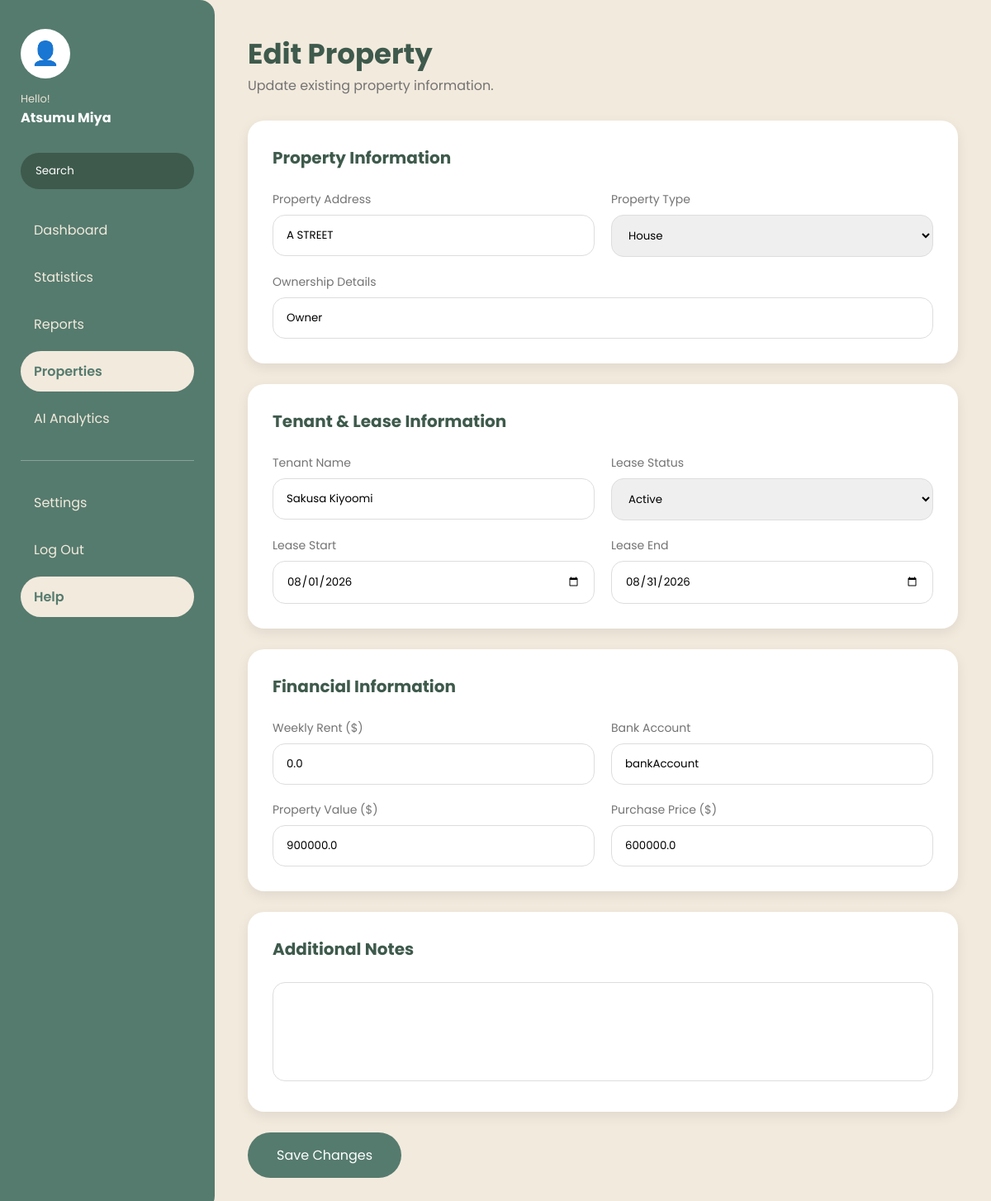
Screenshot of /edit_property/PROP005 (signed in) with the database file from the repository.
### tables this page shows
CREATE TABLE Properties(

    propertyID TEXT PRIMARY KEY,

    userID INTEGER NOT NULL,

    propertyAddress TEXT NOT NULL,

    propertyType TEXT NOT NULL,

    ownershipData TEXT NOT NULL,

    tenantName TEXT,

    leaseStatus TEXT,

    leaseStart TEXT,

    leaseEnd TEXT,

    weeklyRent REAL,

    bankAccount TEXT,

    propertyValue REAL,

    purchasePrice REAL,

    notes TEXT,

    FOREIGN KEY(userID)
        REFERENCES Users(userID)

);

### app.py (the view, shortened to what this page needs)
@app.route(
    "/edit_property/<propertyID>",
    methods=["GET", "POST"]
)
def edit_property(propertyID):
    if "userID" not in session:
        return redirect(
            url_for("login")
        )
    userID = session["userID"]
    property = get_property(
        propertyID,
        userID
    )
    if property is None:
        return redirect(
            url_for("dashboard")
        )
    return render_template(
        "edit_property.html",
        property=property
    )

### database/database.py (called while the page is built)
def connect_database():
    connection = sqlite3.connect(
        DATABASE_NAME
    )
    connection.row_factory = sqlite3.Row
    connection.execute(
        "PRAGMA foreign_keys = ON"
    )
    return connection

### database/models.py (called while the page is built)
def get_property(propertyID, userID=None):
    conn = connect_database()
    cursor = conn.cursor()
    if userID is not None:
        cursor.execute("""
            SELECT *
            FROM Properties
            WHERE propertyID = ?
            AND userID = ?
        """, (
            propertyID,
            userID
        ))
    else:
        cursor.execute("""
            SELECT *
            FROM Properties
            WHERE propertyID = ?
        """, (propertyID,))
    property_data = cursor.fetchone()
    conn.close()
    return property_data

### templates/edit_property.html (shortened to what this page needs)
<!DOCTYPE html>
<html lang="en">
<head>
<link rel="stylesheet" href="{{ url_for('static', filename='css/add_property.css') }}">
</head>
<body>
<div class="dashboard-container">
<aside class="sidebar">
<div class="user-profile">
<div class="profile-image">
👤
</div>
<p class="hello-text">
Hello!
</p>
<h3>
{{ session["name"] }}
</h3>
</div>
<div class="search-sidebar">
<input type="text" placeholder="Search">
</div>
<nav class="sidebar-menu">
<a href="{{ url_for('dashboard') }}">
Dashboard
</a>
<a href="{{ url_for('statistics') }}">
Statistics
</a>
<a href="{{ url_for('reports') }}">
Reports
</a>
<a href="{{ url_for('dashboard') }}" class="active">
Properties
</a>
<a href="{{ url_for('ai_analytics') }}">
AI Analytics
</a>
<hr>
<a href="#">
Settings
</a>
<a href="{{ url_for('logout') }}">
Log Out
</a>
<a href="{{ url_for('help_page') }}" class="active">
Help
</a>
</nav>
</aside>
<main class="main-content">
<div class="page-header">
<h1>
Edit Property
</h1>
<p>
Update existing property information.
</p>
</div>
<form method="POST">
<div class="form-card">
<h2>
Property Information
</h2>
<div class="form-grid">
<div>
<label>
Property Address
</label>
<input
type="text"
name="propertyAddress"
value="{{ property.propertyAddress }}"
required>
</div>
<div>
<label>
Property Type
</label>
<select name="propertyType">
<option value="House"
{% if property.propertyType == "House" %}selected{% endif %}>
House
</option>
</select>
</div>
<div class="full-width">
<label>
Ownership Details
</label>
<input
type="text"
name="ownershipData"
value="{{ property.ownershipData }}">
</div>
</div>
</div>
<div class="form-card">
<h2>
Tenant & Lease Information
</h2>
<div class="form-grid">
<div>
<label>
Tenant Name
</label>
<input
type="text"
name="tenantName"
value="{{ property.tenantName }}">
</div>
<div>
<label>
Lease Status
</label>
<select name="leaseStatus">
<option value="Active"
{% if property.leaseStatus == "Active" %}selected{% endif %}>
Active
</option>
</select>
</div>
<div>
<label>
Lease Start
</label>
<input
type="date"
name="leaseStart"
value="{{ property.leaseStart }}">
</div>
<div>
<label>
Lease End
</label>
<input
type="date"
name="leaseEnd"
value="{{ property.leaseEnd }}">
</div>
</div>
</div>
<div class="form-card">
<h2>
Financial Information
</h2>
<div class="form-grid">
<div>
<label>
Weekly Rent ($)
</label>
<input
type="number"
name="weeklyRent"
value="{{ property.weeklyRent }}">
</div>
<div>
<label>
Bank Account
</label>
<input
type="text"
name="bankAccount"
value="{{ property.bankAccount }}">
</div>
<div>
<label>
Property Value ($)
</label>
<input
type="number"
name="propertyValue"
value="{{ property.propertyValue }}">
</div>
<div>
<label>
Purchase Price ($)
</label>
<input
type="number"
name="purchasePrice"
value="{{ property.purchasePrice }}">
</div>
</div>
</div>
<div class="form-card">
<h2>
Additional Notes
</h2>
<textarea
name="notes">{{ property.notes }}</textarea>
</div>
<button class="submit-button" type="submit">
Save Changes
</button>
</form>
</main>
</div>
</body>
</html>

### static/css/add_property.css (style rules this page uses)
* { margin:0; padding:0; box-sizing:border-box; }
body { font-family:'Poppins', sans-serif; background:#f2eadd; color:#3e5a4c; }
.dashboard-container { display:flex; min-height:100vh; }
.sidebar { width:260px; background:#557b6e; padding:35px 25px; display:flex; flex-direction:column; border-top-right-radius:18px; border-bottom-right-radius:18px; }
.user-profile { text-align:left; }
.profile-image { width:60px; height:60px; border-radius:50%; background:white; display:flex; justify-content:center; align-items:center; font-size:28px; margin-bottom:15px; }
.hello-text { color:#e8e1d4; font-size:13px; }
.user-profile h3 { color:white; font-size:16px; }
.search-sidebar { margin-top:30px; margin-bottom:25px; }
.search-sidebar input { width:100%; padding:12px 18px; border:none; border-radius:30px; background:#3e5a4c; color:white; }
.search-sidebar input::placeholder { color:white; }
.sidebar-menu { display:flex; flex-direction:column; gap:8px; }
.sidebar-menu a { text-decoration:none; color:#f2eadd; padding:12px 16px; border-radius:25px; }
.sidebar-menu .active { background:#f2eadd; color:#557b6e; font-weight:600; }
.sidebar hr { border:none; border-top:1px solid rgba(255,255,255,0.3); margin:18px 0; }
.main-content { flex:1; padding:40px; }
.page-header { margin-bottom:30px; }
.page-header h1 { font-size:34px; color:#3e5a4c; }
.page-header p { color:#737373; }
.form-card { background:white; padding:30px; border-radius:20px; margin-bottom:25px; box-shadow:0 5px 15px rgba(0,0,0,0.08); }
.form-card h2 { color:#3e5a4c; font-size:20px; margin-bottom:25px; }
.form-grid { display:grid; grid-template-columns:repeat(2,1fr); gap:20px; }
.full-width { grid-column:1 / -1; }
label { display:block; color:#737373; font-size:14px; margin-bottom:8px; }
input, select, textarea { width:100%; padding:14px 16px; border:1px solid #ddd; border-radius:15px; font-family:'Poppins', sans-serif; outline:none; }
textarea { min-height:120px; resize:none; }
.submit-button { background:#557b6e; color:white; border:none; padding:15px 35px; border-radius:30px; font-family:'Poppins', sans-serif; font-size:16px; cursor:pointer; }

### rows the page displays
Properties: propertyAddress "A STREET", propertyType "House", ownershipData "Owner", tenantName "Sakusa Kiyoomi", leaseStatus "Active", leaseStart "08/01/2026", leaseEnd "08/31/2026", weeklyRent "0.0", bankAccount "bankAccount", propertyValue "900000.0", purchasePrice "600000.0"

### other values shown
{{ session["name"] }} "Atsumu Miya"
